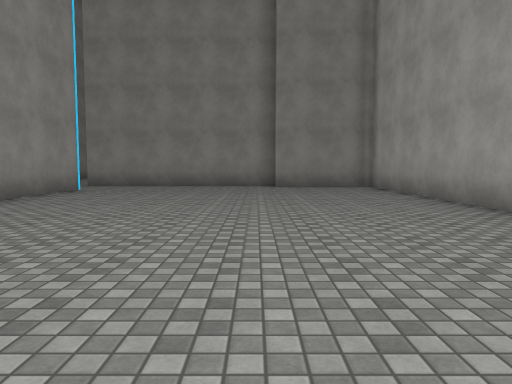
View 1 (above)

24 first-person views from a walk through a 3-D level made in the Unity game engine. The camera is 1.3 m above the floor, tilts 4° down and sees 70° across. The floor is counted in squares, 2 m on a side. Each view is taken from the middle of a square. On the plan, view 1 faces up. The plan holds only what a view shows up to about 11 squares ahead; the rest is blank. The place goes on beyond the plan. The player is left out. Some animated figures are left out. Surface patterns are stand-ins for the level's own textures.

View 2
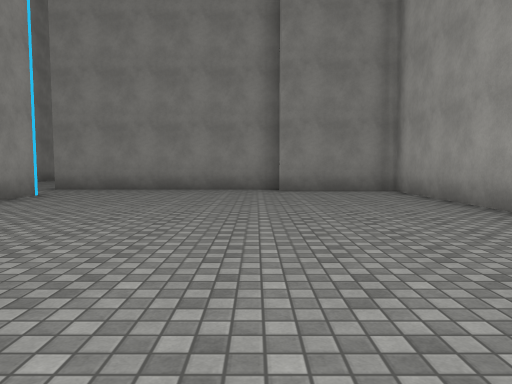

View 3
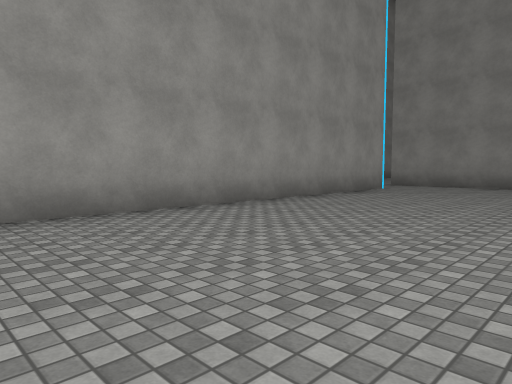

View 4
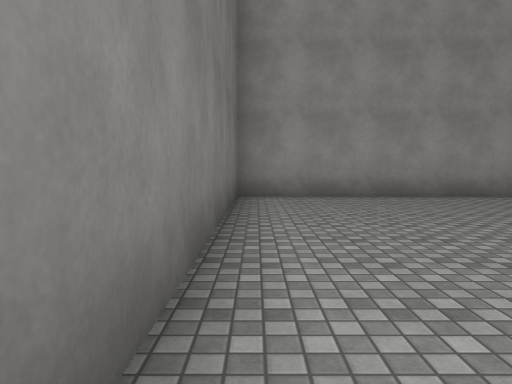

View 5
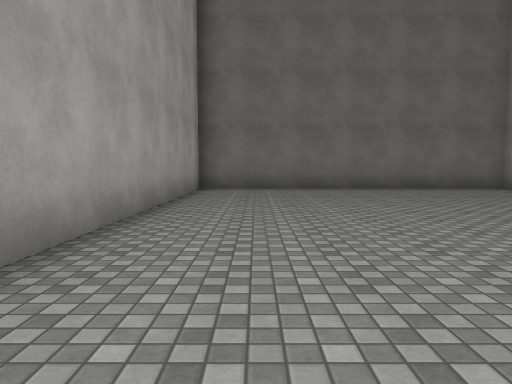

View 6
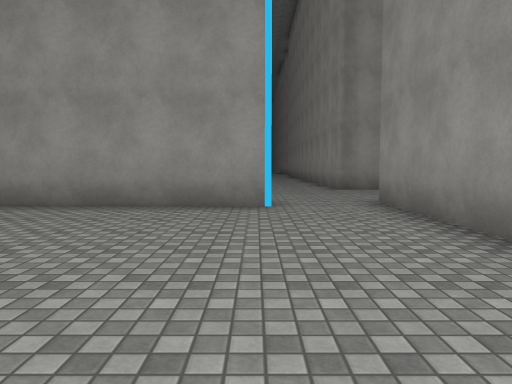

View 7
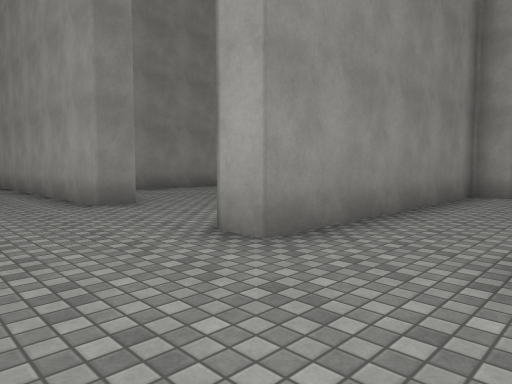

View 8
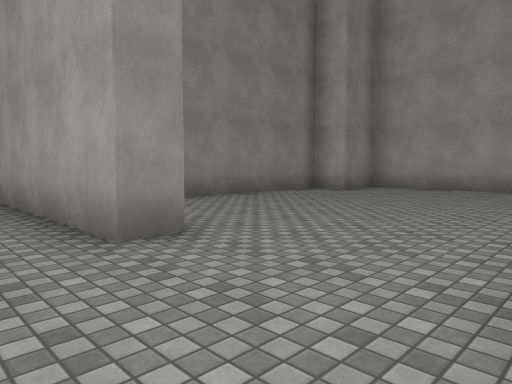

View 9
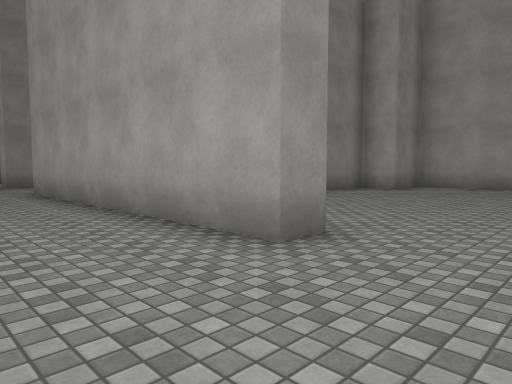

View 10
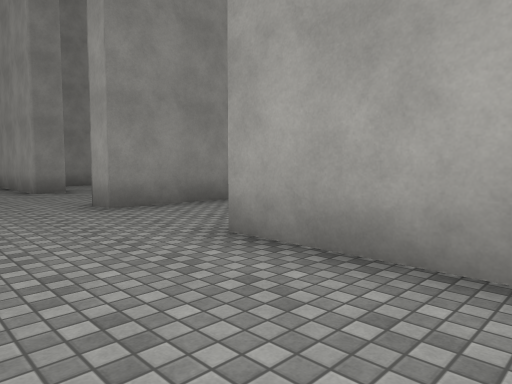

View 11
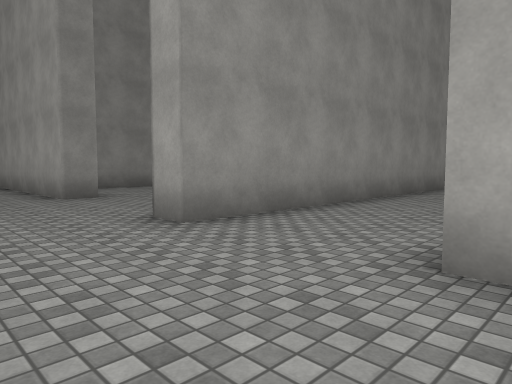

View 12
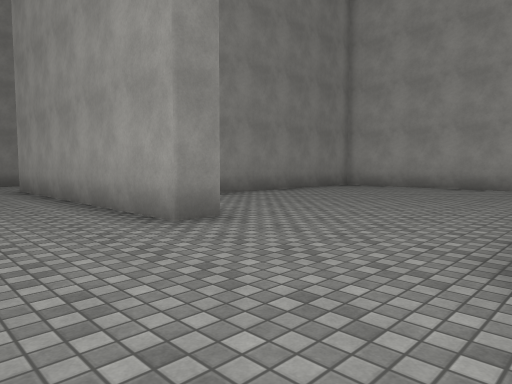

View 13
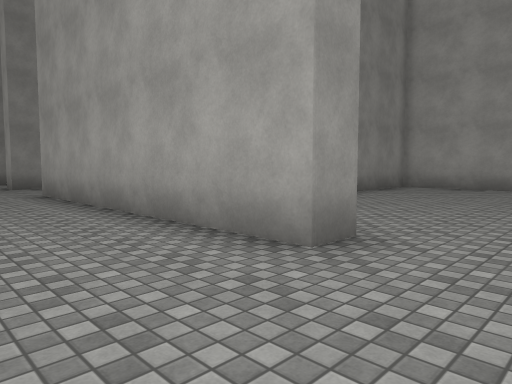

View 14
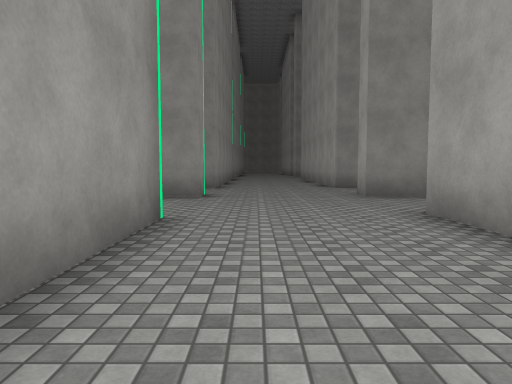

View 15
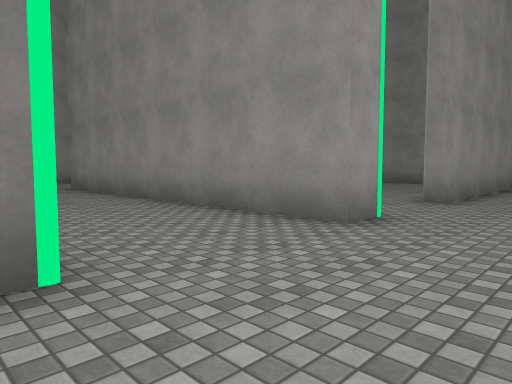

View 16
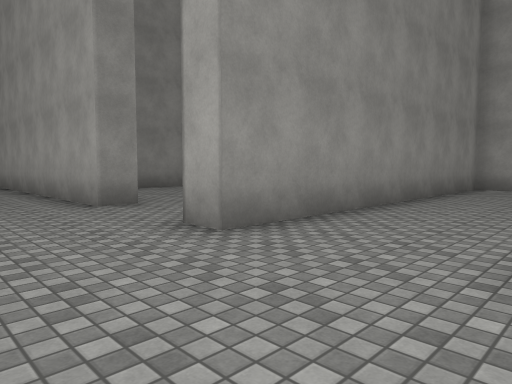

View 17
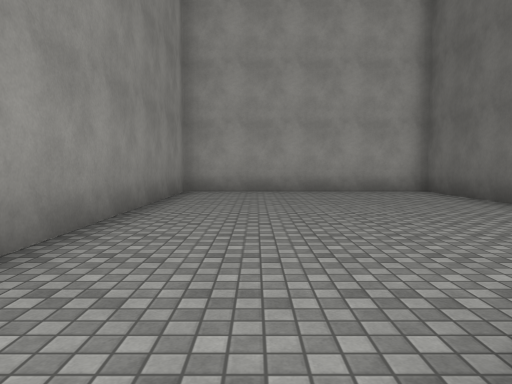

View 18
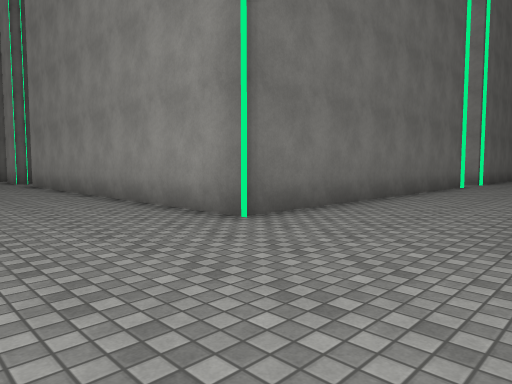

View 19
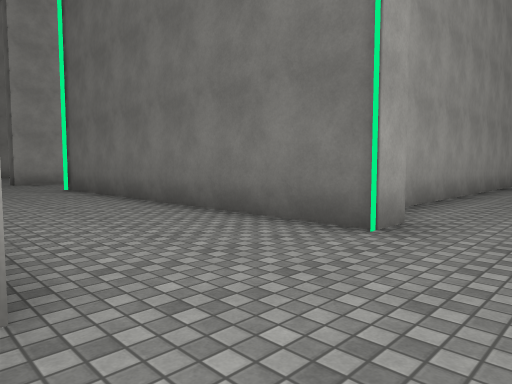

View 20
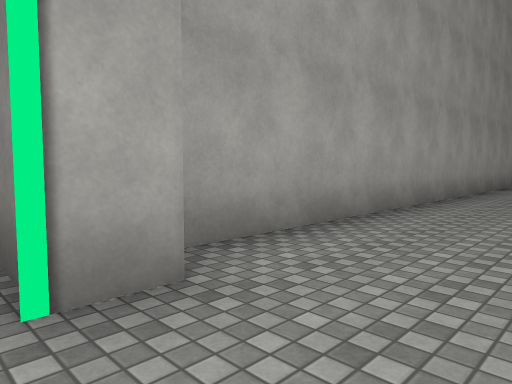

View 21
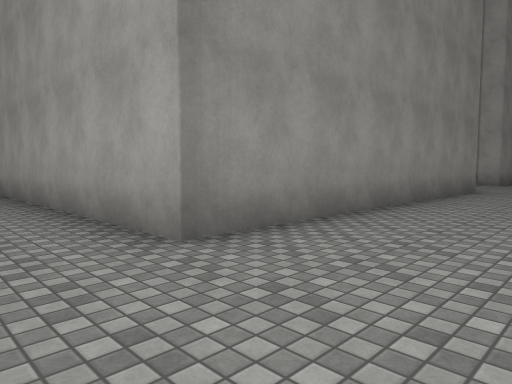

View 22
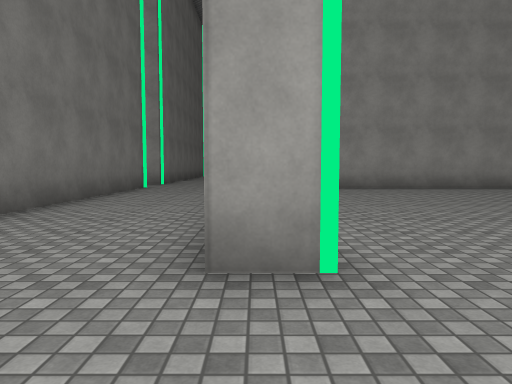

View 23
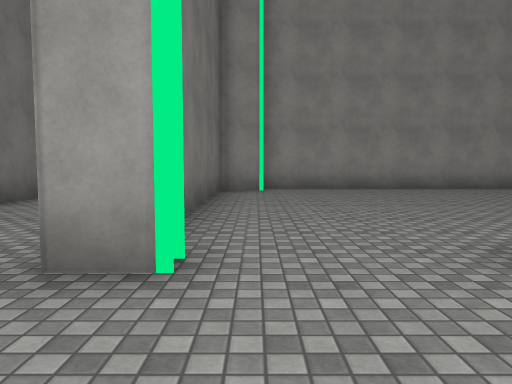

View 24
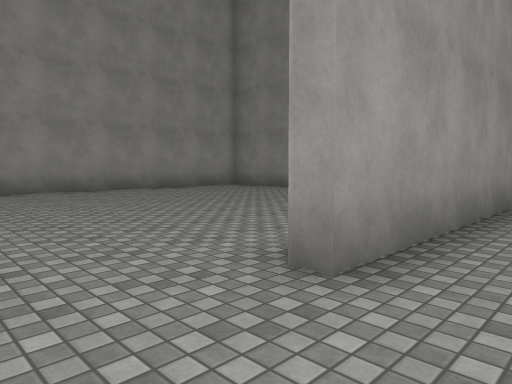

### Floor plan
Ten units are one square. View 1 is at (0, 0); x grows to the right and y downward. Boxes are objects, and circles mark ways between rooms. Rooms are numbered by the first view taken in them; rooms with no view inside come last. Other rooms are left out.
<svg viewBox="-188 -490 230 499">
<path fill="none" stroke="#000" d="M-49 -103 -50 4 37 4 37 -115 7 -115 7 -122 -44 -122M-49 -307 -56 -307 -56 -381M-176 -249 -176 -364M32 -265 -56 -265 -56 -272M-49 -161 -56 -161 -56 -239M34 -290 34 -332M28 -339 -38 -339M-92 -135 -92 -122 -100 -122M31 -185 21 -185 21 -196 -32 -196M-56 -409 -56 -416M-183 -368 -183 -375 -92 -375 -92 -286M-92 -416 -92 -407 -183 -407 -183 -480M-44 -122 -56 -122 -56 -130M37 -149 37 -179M-49 -438 -56 -438 -56 -485M-92 -485 -92 -438M2 -346 34 -346 34 -409 -56 -409"/>
<circle cx="-50" cy="-115" r="3" fill="#2a7"/>
<circle cx="-50" cy="-395" r="3" fill="#2a7"/>
<text x="-10" y="-60">1</text>
<text x="-80" y="-270">2</text>
<text x="-10" y="-380">3</text>
</svg>
Room 1 opens to room 2. Room 2 opens to room 3.

Where each view was taken, in squares from view 1:
view 1: 0 up, 0 right, facing up
view 2: 2 up, 0 right, facing up
view 3: 0 up, 0 right, facing up-left
view 4: 0 up, 3 right, facing left
view 5: 10 up, 2 right, facing down
view 6: 10 up, 1 right, facing left
view 7: 10 up, 8 left, facing up-right
view 8: 13 up, 7 left, facing up-right
view 9: 14 up, 8 left, facing up-right
view 10: 21 up, 8 left, facing up-right
view 11: 23 up, 8 left, facing up-right
view 12: 27 up, 8 left, facing up-right
view 13: 29 up, 8 left, facing up-right
view 14: 33 up, 8 left, facing up
view 15: 37 up, 7 left, facing up-left
view 16: 38 up, 8 left, facing up-right
view 17: 39 up, 6 left, facing right
view 18: 41 up, 6 left, facing down-left
view 19: 41 up, 20 left, facing down-right
view 20: 38 up, 20 left, facing down-right
view 21: 38 up, 20 left, facing up-right
view 22: 41 up, 7 left, facing left
view 23: 42 up, 7 left, facing left
view 24: 42 up, 8 left, facing up-left
